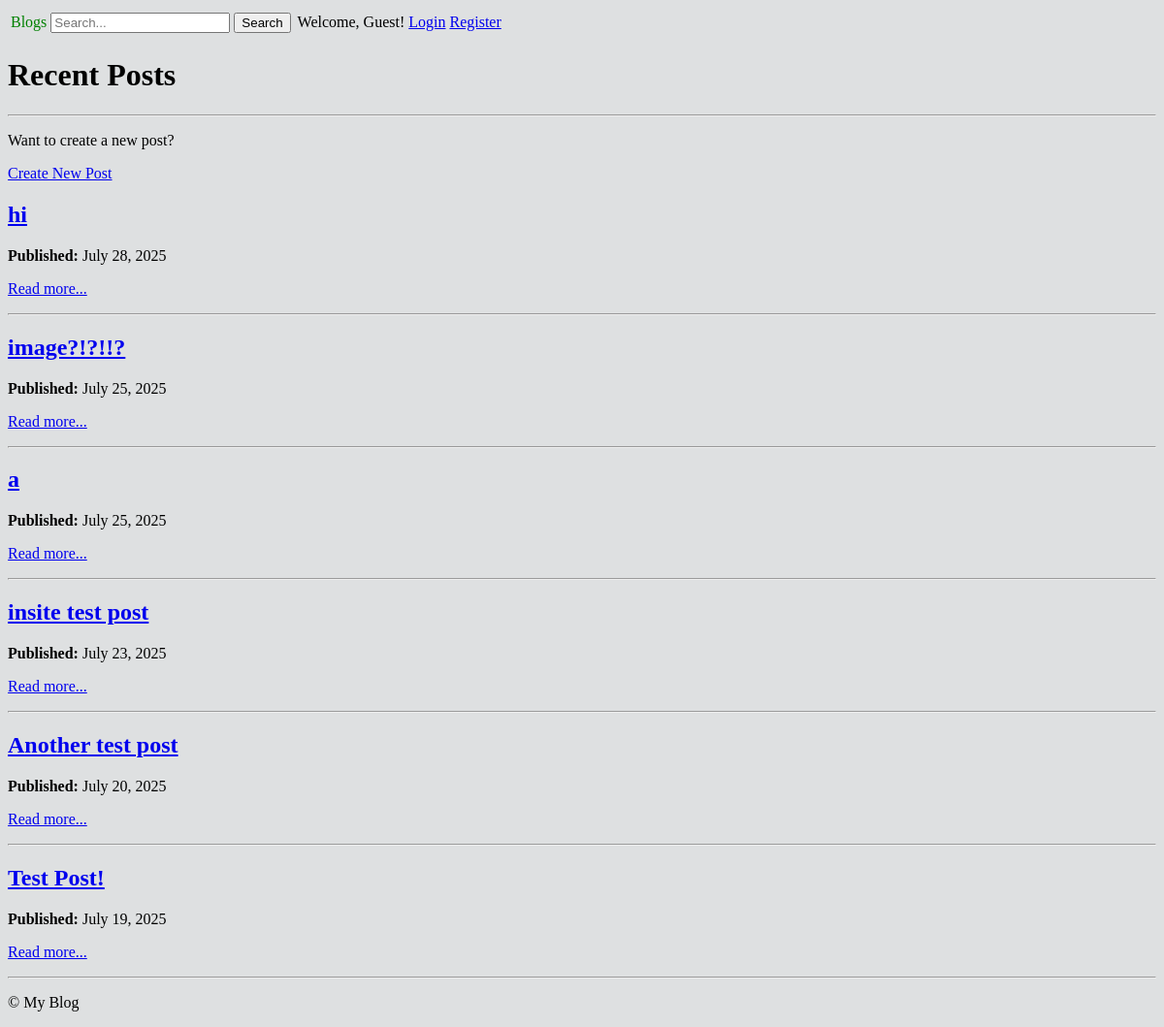
The app's page /posts/, older data.
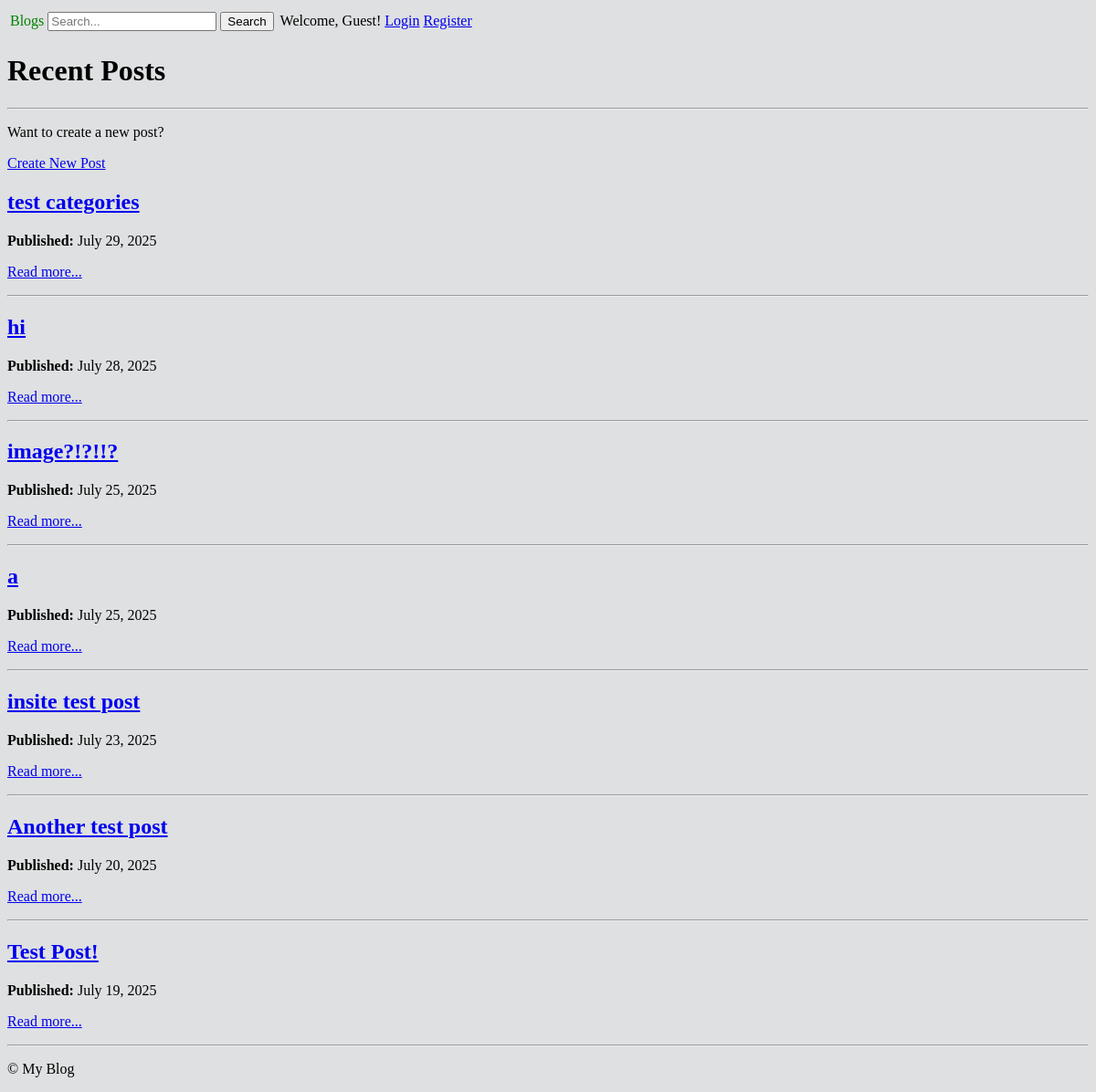
The same page, newer data.
### blog/models.py (models this page shows, shortened)
class Post(models.Model):
    author = models.ForeignKey(User, on_delete=models.CASCADE)
    title = models.CharField(max_length=200)
    body = models.TextField()
    view_count = models.PositiveIntegerField(default=0)
    category = models.CharField(max_length=100, blank=True, null=True)
    tags = models.CharField(max_length=200, blank=True, null=True)
    created_at = models.DateTimeField(auto_now_add=True)
    updated_at = models.DateTimeField(auto_now=True)
    scheduled_publish = models.DateTimeField(blank=True, null=True)
    is_published = models.BooleanField(default=False)
    attachments = models.FileField(upload_to='attachments/', blank=True, null=True)

### blog/views.py (the view)
# urls.py: path('posts/', views.PostListView.as_view(), name='post-list'),
class PostListView(generic.ListView):
    model = Post
    template_name = 'blog/post_list.html'
    context_object_name = 'posts'
    def get_queryset(self):
        return Post.objects.filter(is_published=True).order_by('-created_at')

### blog/templates/blog/post_list.html (shortened to what this page needs)
{% extends "base.html" %}
{% block content %}
  <h1>Recent Posts</h1>
  <hr>
  <p>Want to create a new post?</p>
  <p><a href="{% url 'blog:post-create' %}" class="btn btn-primary">Create New Post</a></p>
  {% for post in posts %}
    <div class="post-summary">
      <h2>
        <a href="{% url 'blog:post-detail' post.pk %}">{{ post.title }}</a>
      </h2>
      <p><strong>Published:</strong> {{ post.created_at|date:"F j, Y" }}</p>
      <p>
        <a href="{% url 'blog:post-detail' post.pk %}">Read more...</a>
      </p>
      <hr>
    </div>
  {% empty %}
    <p>No posts have been published yet.</p>
  {% endfor %}
{% endblock %}

Row changes from the older to the newer data that the page shows:
added Post: title "test categories", created_at "July 29, 2025"
